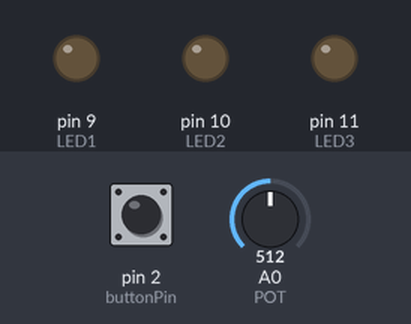
Recording of a sketch running on a simulated Arduino Uno, built with avr-gcc and run on an emulated ATmega328P. On the bench: output pins drawn as LEDs (lit = HIGH). The inputs (shaded band) are chosen by the test bench; at power-on: pin 2 (buttonPin) LOW, A0 (POT) = 512. What the sketch prints to the serial monitor is not drawn.

Above: at 1.2 s.
1.3 s: pin 2 (buttonPin) pulled HIGH for 0.15 s
At 1.47 s:
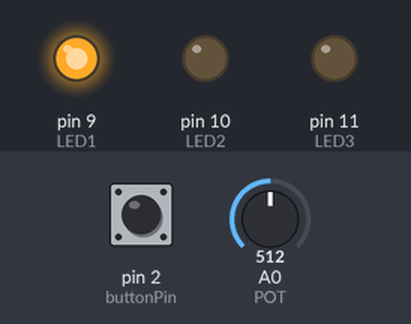
3.4 s: pin 2 (buttonPin) pulled HIGH for 1 s
11.0 s: pin 2 (buttonPin) driven HIGH
At 12.23 s:
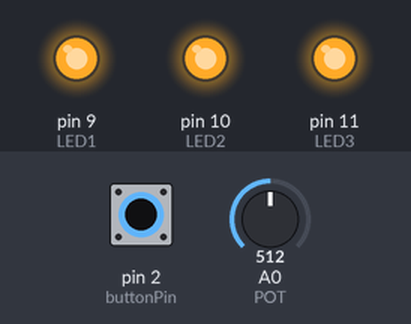
14.0 s: pin 2 (buttonPin) driven LOW
At 15.1 s:
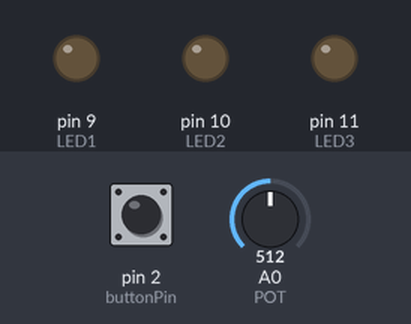
Timing chart, 0 to 17.0 s (numbered marks = the images above; inputs shaded):
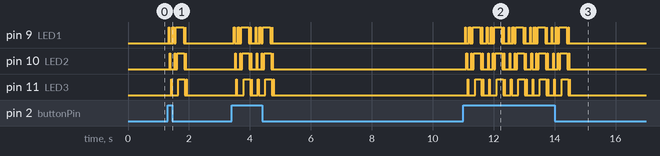

Measured:
- after the input at 1.3 s, pin 11 (LED3): goes HIGH 0.02 s, LOW 0.22 s, HIGH 0.21 s, LOW 0.05 s, HIGH 0.01 s, then LOW, starting after 0.11 s
- after the input at 14.0 s, pin 9 (LED1), pin 10 (LED2), pin 11 (LED3): goes on until 14.5 s, then stays LOW

The sketch:

Final_Project_.ino
```cpp
//READS ANALOG SENSOR AND WRITES VALUE TO SERIAL PORT
const int buttonPin = 2;
const int LED1 = 9;
const int LED2 = 10;
const int LED3 = 11;
const int POT = A0;
const int Val = 0;

int buttonState = 0; //track button sensor value
int POTval = 0; // track potentiometer sensor value

void setup() {
  pinMode (LED1,OUTPUT);
  pinMode (LED2, OUTPUT);
  pinMode (LED3, OUTPUT);
  pinMode (buttonPin, INPUT); // set pin as input
  pinMode (POT, INPUT); //set pin as input

  Serial.begin(9600);
}

void loop() {
  buttonState = digitalRead(buttonPin); //read sensor and assign to BUTTONval
  delay(10);

//condisitonal statement
if (buttonState == HIGH) {
  digitalWrite(LED1, HIGH);
  delay (20);
  digitalWrite(LED1, LOW);
  delay (20);
  digitalWrite(LED2, HIGH);
  delay (20);
  digitalWrite(LED2, LOW);
  delay (20);
  digitalWrite(LED3, HIGH);
  delay (20);
  digitalWrite(LED3, LOW);
  delay (20);
   digitalWrite(LED1, HIGH);
  delay (20);
  digitalWrite(LED1, LOW);
  delay (20);
  digitalWrite(LED1, HIGH);
  delay (20);
  digitalWrite(LED1, LOW);
  delay (20);
  digitalWrite(LED2, HIGH);
  delay (20);
  digitalWrite(LED2, LOW);
  delay (20);
  digitalWrite(LED1, HIGH);
  delay (20);
  digitalWrite(LED1, HIGH);
  delay (20);
  digitalWrite(LED2, HIGH);
  delay (20);
  digitalWrite(LED2, HIGH);
  delay (20);
  digitalWrite(LED3, HIGH);
  delay (20);
  digitalWrite(LED3, HIGH);
  delay (20);
  digitalWrite(LED1, HIGH);
  delay (20);
  digitalWrite(LED1, HIGH);
  delay (20);
  digitalWrite(LED2, HIGH);
  delay (20);
  digitalWrite(LED2, HIGH);
  delay (20);
  digitalWrite(LED3, HIGH);
  delay (20);
  digitalWrite(LED3, HIGH);
  delay (20);
  digitalWrite(LED1, HIGH);
  delay (10);
  digitalWrite(LED1, LOW);
  delay (10);
  digitalWrite(LED2, HIGH);
  delay (10);
  digitalWrite(LED2, LOW);
  delay (10);
  digitalWrite(LED3, HIGH);
  delay (10);
  digitalWrite(LED3, LOW);
  delay (10);
  digitalWrite(LED1, HIGH);
  delay (10);
  digitalWrite(LED1, LOW);
  delay (10);
  digitalWrite(LED2, HIGH);
  delay (10);
  digitalWrite(LED2, LOW);
  delay (10);
  digitalWrite(LED3, HIGH);
  delay (10);
  digitalWrite(LED3, LOW);
  delay (10);

} else {   //otherwise
    digitalWrite(LED1, LOW);      // turn off voltage to LED pin
    digitalWrite(LED2, LOW);
    digitalWrite(LED3, LOW);

  }
  POTval = analogRead(POT);
  delay(100);
  POTval = map (POTval, 0, 1023, 2, 255);

  Serial.write(POTval);
  Serial.write(buttonState);


}


  /////////Uncomment Serial.print() OR Serial.write() and not both!//////////////

//Serial. println(val); //to send human-readable data to Arduino monitor
//Serial.write(val);  //to send binary data to Processing
```
